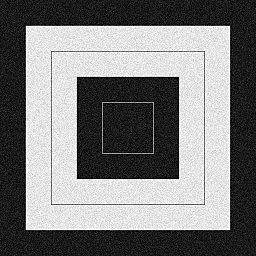
#> input picture gaussian_noise.jpg, 256 x 256 px, found by its file name
$ python 0601filter_blur.py
#> lines starting #> are read from the running program, lines starting #| are printed output that depends on the picture
import cv2
import numpy as np

img = cv2.imread('./img/gaussian_noise.jpg')
#> img is the input picture: shape (256, 256, 3); min 0, max 255, mean 122.3

kernel = np.ones((5, 5)) / 25
blured = cv2.filter2D(img, -1, kernel)
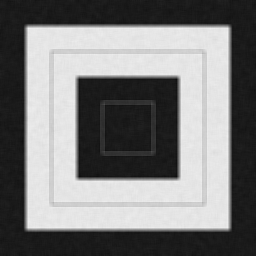
#> blured: shape (256, 256, 3); min 14, max 240, mean 122.3

cv2.imshow('origin', img)
cv2.imshow('blured', blured)
cv2.waitKey(0)
cv2.destroyAllWindows()

k1 = np.array([[1, 2, 1],
               [2, 4, 1],
               [1, 2, 1]]) / 16

blur1 = cv2.filter2D(img, -1, k1)
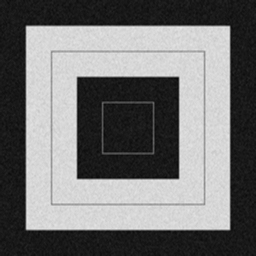
#> blur1: shape (256, 256, 3); min 7, max 232, mean 114.6

cv2.imshow('origin', img)
cv2.imshow('blur1', blur1)
cv2.waitKey(0)
cv2.destroyAllWindows()

# [7 lines of commented-out code are left out]

blur3 = cv2.medianBlur(img, 3)
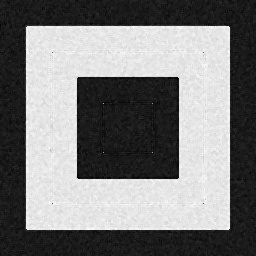
#> blur3: shape (256, 256, 3); min 0, max 253, mean 123
blur4 = cv2.bilateralFilter(img, 5, 75, 75)

cv2.imshow('origin', img)
cv2.imshow('blur3', blur3)
cv2.imshow('blur4', blur4)
cv2.waitKey(0)
cv2.destroyAllWindows()
